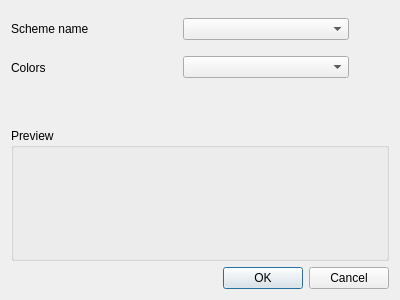
<?xml version="1.0" encoding="UTF-8"?>
<ui version="4.0">
 <class>QgsVectorColorBrewerColorRampV2DialogBase</class>
 <widget class="QDialog" name="QgsVectorColorBrewerColorRampV2DialogBase">
  <property name="geometry">
   <rect>
    <x>0</x>
    <y>0</y>
    <width>400</width>
    <height>300</height>
   </rect>
  </property>
  <property name="windowTitle">
   <string>ColorBrewer ramp</string>
  </property>
  <layout class="QVBoxLayout">
   <item>
    <layout class="QGridLayout">
     <item row="0" column="0">
      <widget class="QLabel" name="label">
       <property name="text">
        <string>Scheme name</string>
       </property>
       <property name="buddy">
        <cstring>cboSchemeName</cstring>
       </property>
      </widget>
     </item>
     <item row="0" column="2" rowspan="2">
      <spacer>
       <property name="orientation">
        <enum>Qt::Horizontal</enum>
       </property>
       <property name="sizeType">
        <enum>QSizePolicy::Preferred</enum>
       </property>
       <property name="sizeHint" stdset="0">
        <size>
         <width>40</width>
         <height>71</height>
        </size>
       </property>
      </spacer>
     </item>
     <item row="1" column="0">
      <widget class="QLabel" name="label_2">
       <property name="text">
        <string>Colors</string>
       </property>
       <property name="buddy">
        <cstring>cboColors</cstring>
       </property>
      </widget>
     </item>
     <item row="0" column="1">
      <widget class="QComboBox" name="cboSchemeName"/>
     </item>
     <item row="1" column="1">
      <widget class="QComboBox" name="cboColors"/>
     </item>
    </layout>
   </item>
   <item>
    <spacer>
     <property name="orientation">
      <enum>Qt::Vertical</enum>
     </property>
     <property name="sizeType">
      <enum>QSizePolicy::Preferred</enum>
     </property>
     <property name="sizeHint" stdset="0">
      <size>
       <width>20</width>
       <height>40</height>
      </size>
     </property>
    </spacer>
   </item>
   <item>
    <widget class="QGroupBox" name="groupBox">
     <property name="title">
      <string>Preview</string>
     </property>
     <layout class="QVBoxLayout">
      <item>
       <widget class="QLabel" name="lblPreview">
        <property name="frameShape">
         <enum>QFrame::NoFrame</enum>
        </property>
        <property name="text">
         <string/>
        </property>
        <property name="alignment">
         <set>Qt::AlignCenter</set>
        </property>
       </widget>
      </item>
     </layout>
    </widget>
   </item>
   <item>
    <widget class="QDialogButtonBox" name="buttonBox">
     <property name="orientation">
      <enum>Qt::Horizontal</enum>
     </property>
     <property name="standardButtons">
      <set>QDialogButtonBox::Cancel|QDialogButtonBox::Ok</set>
     </property>
    </widget>
   </item>
  </layout>
 </widget>
 <tabstops>
  <tabstop>cboSchemeName</tabstop>
  <tabstop>cboColors</tabstop>
  <tabstop>buttonBox</tabstop>
 </tabstops>
 <resources/>
 <connections>
  <connection>
   <sender>buttonBox</sender>
   <signal>accepted()</signal>
   <receiver>QgsVectorColorBrewerColorRampV2DialogBase</receiver>
   <slot>accept()</slot>
   <hints>
    <hint type="sourcelabel">
     <x>258</x>
     <y>281</y>
    </hint>
    <hint type="destinationlabel">
     <x>168</x>
     <y>256</y>
    </hint>
   </hints>
  </connection>
  <connection>
   <sender>buttonBox</sender>
   <signal>rejected()</signal>
   <receiver>QgsVectorColorBrewerColorRampV2DialogBase</receiver>
   <slot>reject()</slot>
   <hints>
    <hint type="sourcelabel">
     <x>363</x>
     <y>273</y>
    </hint>
    <hint type="destinationlabel">
     <x>371</x>
     <y>259</y>
    </hint>
   </hints>
  </connection>
 </connections>
</ui>
